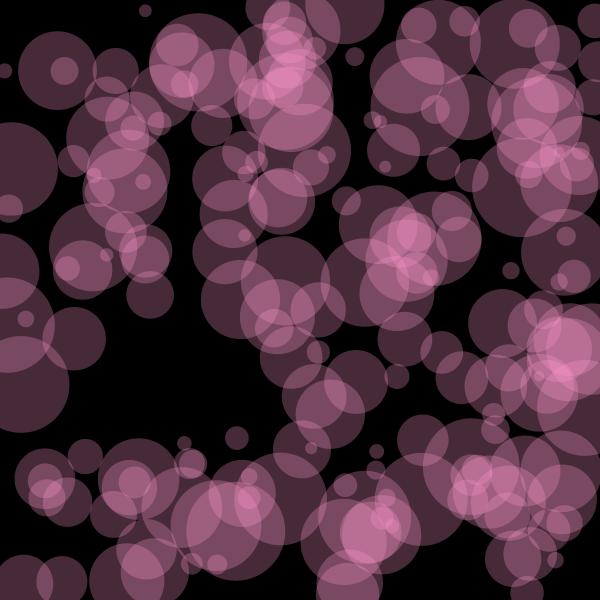
Frame 1 (no input)
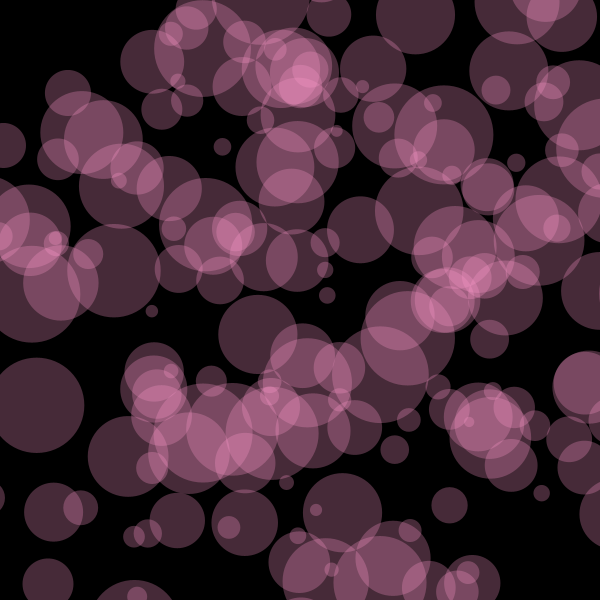
Frame 60 (the mouse pressed at the canvas centre just before this capture)
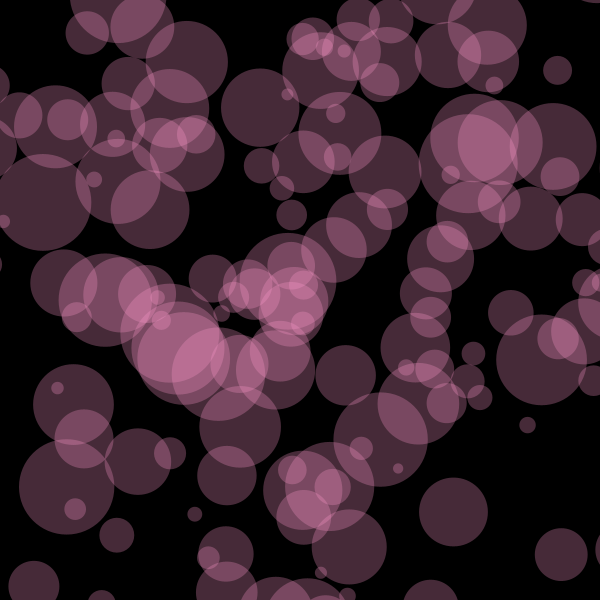
Frame 120 (the mouse held since frame 60 and released just before this capture)

The Processing sketch that drew these frames (run headless with seeded random() and noise(); from frame 60 on, the mouse is pressed at the canvas centre):

// Processing sketch: processing_156895
// ── processing_156895.pde

// variables - placement of x, y and size ... 
int baller = 200; 
float [] ballsize = new float [baller];
float [] xPos = new float [baller];
float [] yPos = new float [baller]; 
float [] xSp = new float [baller];
float [] ySp = new float [baller];

// size of the window
void setup (){
  size (600,600);
  
// there is no structure, but random allows spontaneous movement and size
  for (int i=0; i<baller; i++){
    ballsize [i] = random(10,100);
    
// places the circles in random places of the window    
    xPos [i] = random(0, width);
    yPos [i] = random(0, height); 
    
// creates the speed at which the circles will move   
    xSp [i] = random(-2,2);
    ySp [i] = random(-2,2);
  }
  
}

void draw (){ 
  background (0);
  
// for loop is still confusig but used a simple sample from class  
  for (int i=0; i<baller; i++){
    
// creates the movement of the cirlces  
    xPos [i] += xSp [i];
    yPos [i] += ySp [i];
    
// the properties of the circles    
    smooth();
    fill(255,153,204,70);
    noStroke();
    ellipse(xPos[i], yPos[i], ballsize[i], ballsize[i]);
  }
  
}
  
